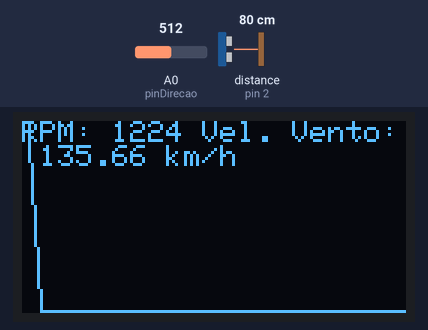
The sketch below on a simulated Arduino Uno, built with avr-gcc and run on an emulated ATmega328P. Shown: 128×64 one-colour display. Wiring (inferred from the names in the program): range finder with pulse-width output: data pin 2. The test bench sets the inputs (shaded band); at power-on: distance to the obstacle (sensor on pin 2) 80 cm, A0 (pinDirecao) = 512. What the sketch prints to the serial monitor is not drawn.

Above: at 5.6 s.
5.7 s: distance to the obstacle (sensor on pin 2) set to 120 cm
At 12.9 s:
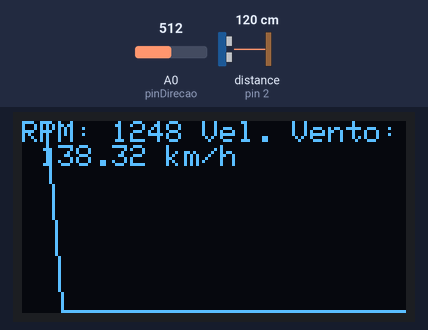
At 19.5 s:
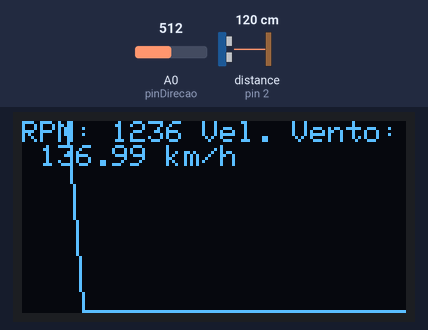
19.7 s: A0 (pinDirecao) set to 122
33.7 s: A0 (pinDirecao) set to 10
Timing chart, 0 to 36.7 s (numbered marks = the images above; inputs shaded):
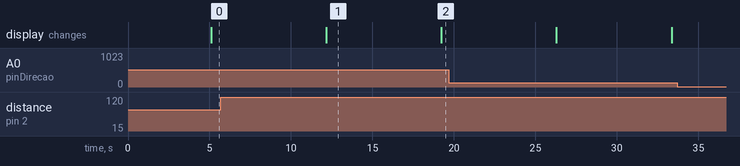

Measured:
- what the display in image 1 shows lasts 7.0 s, from 12.2 s to 19.2 s

The sketch:

Anemometro_grafico_oled0-96.INO
```cpp
#include <Wire.h>
#include <Adafruit_GFX.h>
#include <Adafruit_SSD1306.h>

#define pinHallSensor 2   // Pino digital para o sensor Hall
#define SCREEN_WIDTH 128   // Largura do display OLED
#define SCREEN_HEIGHT 64   // Altura do display OLED
#define MAX_SAMPLES 20     // Número máximo de amostras

// Instancia o objeto do OLED
Adafruit_SSD1306 display(SCREEN_WIDTH, SCREEN_HEIGHT, &Wire, -1);

// Definições de pinos e constantes
const int pinDirecao = A0;     // Pino analógico para direção do vento
const int raioAnemometro = 147; // Raio do anemômetro em mm
const int periodo = 5000;      // Tempo de medição em milissegundos
const int tempoEspera = 2000;  // Tempo entre amostras em milissegundos

// Constante para o valor de Pi
const float pi = 3.14159265;

// Variáveis globais
unsigned int contador = 0;
unsigned int RPM = 0;
unsigned int amostra = 0;      // Contador de amostras
float velocidadeVentoMS = 0;
float velocidadeVentoKMH = 0;

// Array para armazenar as últimas 20 amostras
float amostras[MAX_SAMPLES] = {0};

// Funções para configurar e rodar o código
void setup() {
  pinMode(pinHallSensor, INPUT_PULLUP);  // Pino do sensor Hall com pull-up ativo
  Serial.begin(9600);                    // Inicializa comunicação serial

  // Inicializa o display OLED
  display.begin(SSD1306_SWITCHCAPVCC, 0x3C); // Usando o endereço 0x3C
  display.clearDisplay();
  display.setTextSize(1);
  display.setTextColor(WHITE);
}

void loop() {
  amostra++;                // Incrementa o número de amostras
  Serial.print("\nAmostra ");
  Serial.print(amostra);
  Serial.println(": Iniciando medição...");

  medirVelocidadeVento();   // Medição de velocidade do vento
  exibirResultados();       // Exibe as informações de velocidade e direção
  atualizarGrafico();      // Atualiza o gráfico de velocidade

  Serial.println("Medição finalizada.");
  delay(tempoEspera);
}

// Função para medir a velocidade do vento
void medirVelocidadeVento() {
  contador = 0;
  attachInterrupt(digitalPinToInterrupt(pinHallSensor), incrementarContador, RISING);
  delay(periodo);
  detachInterrupt(digitalPinToInterrupt(pinHallSensor));

  RPM = (contador * 60) / (periodo / 1000);   // Calcula RPM
  velocidadeVentoMS = calcularVelocidadeMS(); // Calcula velocidade em m/s
  velocidadeVentoKMH = velocidadeVentoMS * 3.6; // Converte para km/h

  // Armazena a nova amostra, deslocando as mais antigas
  for (int i = MAX_SAMPLES - 1; i > 0; i--) {
    amostras[i] = amostras[i - 1];
  }
  amostras[0] = velocidadeVentoKMH; // Adiciona nova amostra na posição 0
}

// Função para exibir os resultados
void exibirResultados() {
  Serial.print("RPM: ");
  Serial.print(RPM);
  Serial.print("; Velocidade do vento: ");
  Serial.print(velocidadeVentoMS);
  Serial.print(" m/s, ");
  Serial.print(velocidadeVentoKMH);
  Serial.println(" km/h");

  exibirDirecaoVento();  // Exibe a direção do vento
}

// Função para calcular a velocidade em m/s
float calcularVelocidadeMS() {
  return (4 * pi * raioAnemometro * RPM) / 60000.0; // Velocidade do vento em m/s
}

// Função para exibir a direção do vento
void exibirDirecaoVento() {
  float valor = analogRead(pinDirecao) * (5.0 / 1023.0); // Leitura do sensor de direção

  int direcaoGraus;
  String direcaoNome;

  if (valor <= 0.27) { direcaoGraus = 315; direcaoNome = "Noroeste"; }
  else if (valor <= 0.32) { direcaoGraus = 270; direcaoNome = "Oeste"; }
  else if (valor <= 0.38) { direcaoGraus = 225; direcaoNome = "Sudoeste"; }
  else if (valor <= 0.45) { direcaoGraus = 180; direcaoNome = "Sul"; }
  else if (valor <= 0.57) { direcaoGraus = 135; direcaoNome = "Sudeste"; }
  else if (valor <= 0.75) { direcaoGraus = 90; direcaoNome = "Leste"; }
  else if (valor <= 1.25) { direcaoGraus = 45; direcaoNome = "Nordeste"; }
  else { direcaoGraus = 0; direcaoNome = "Norte"; }

  Serial.print("Direção do vento: ");
  Serial.print(direcaoGraus);
  Serial.print(" graus, ");
  Serial.println(direcaoNome);
}

// Função de interrupção para incrementar o contador
void incrementarContador() {
  contador++;
}

// Função para atualizar o gráfico de velocidade
void atualizarGrafico() {
  display.clearDisplay();  // Limpa o display

  // Exibe as leituras acima do gráfico
  display.setTextSize(1);
  display.setCursor(0, 0); // Posição do cursor no canto superior esquerdo
  display.print("RPM: ");
  display.print(RPM);
  display.print(" Vel. Vento: ");
  display.print(velocidadeVentoKMH);
  display.print(" km/h");

  // Desenha o gráfico
  for (int i = 1; i < MAX_SAMPLES; i++) {
    int x1 = map(i - 1, 0, MAX_SAMPLES - 1, 0, SCREEN_WIDTH - 1);
    int y1 = map(amostras[i - 1], 0, 100, SCREEN_HEIGHT - 1, 0); // Mapeia para a altura do display
    int x2 = map(i, 0, MAX_SAMPLES - 1, 0, SCREEN_WIDTH - 1);
    int y2 = map(amostras[i], 0, 100, SCREEN_HEIGHT - 1, 0); // Mapeia para a altura do display

    display.drawLine(x1, y1, x2, y2, WHITE); // Desenha a linha entre as amostras
  }

  // Exibe o gráfico
  display.display();
}
```
